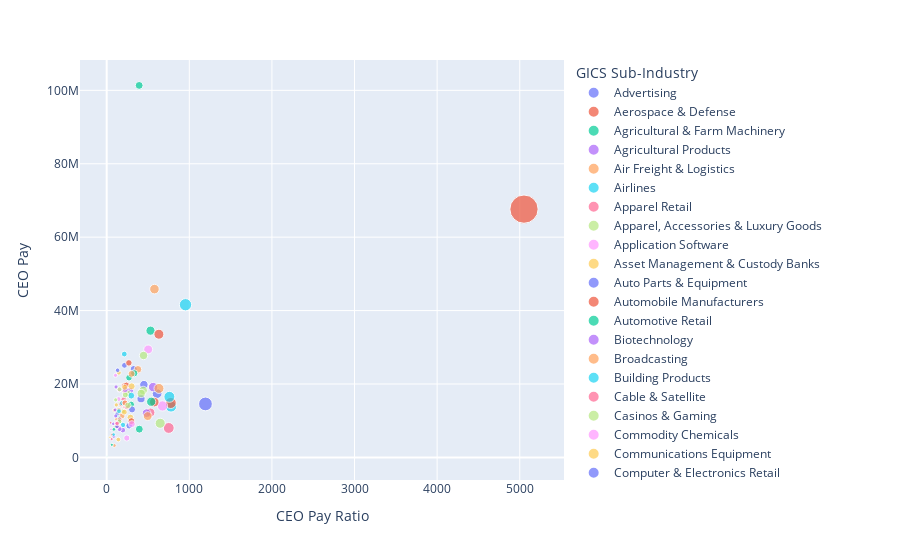

The notebook cell saved with this chart:
### Code cell
px.scatter(mean_ceo_pay_df, x= 'CEO Pay Ratio', y= 'CEO Pay', color= 'GICS Sub-Industry', size= 'CEO Pay Ratio')
